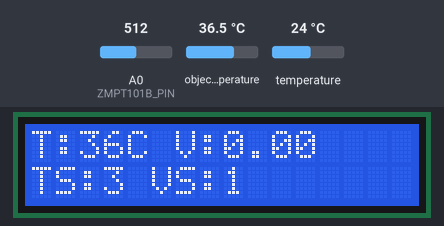
Bench run of a sketch on a simulated ESP8266 (Wemos D1 mini). Shown: 16×2 character LCD. Inputs (shaded band) come from the test bench; at power-on: object temperature 36.5 °C, A0 (ZMPT101B_PIN) = 512, temperature 24 °C. WiFi joins after 1.5 s; servers stay silent unless stated; uploads are accepted with an empty reply; the local clock reads 2024-03-15 10:24:30 at power-on unless the sketch sets it; what the sketch prints to the serial monitor is not drawn.

Above: at 6.8 s.
6.9 s: object temperature set to 20 °C
At 12.8 s:
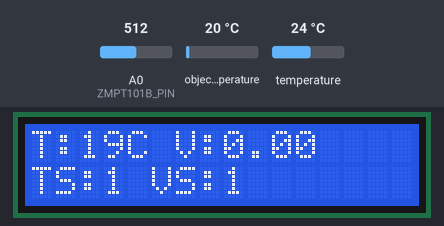
13.9 s: A0 (ZMPT101B_PIN) set to 716
At 19.1 s:
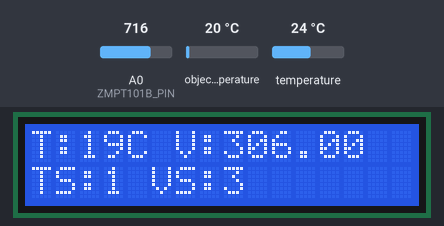
20.2 s: object temperature set to 26 °C
At 25.5 s:
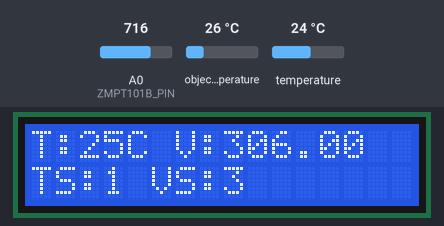
26.4 s: A0 (ZMPT101B_PIN) set to 900
At 31.9 s:
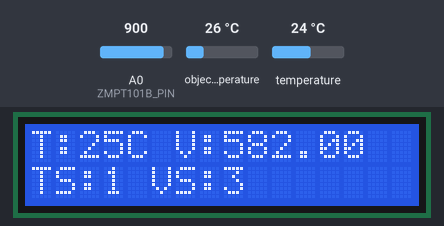
32.7 s: object temperature set to 32 °C
At 38.3 s:
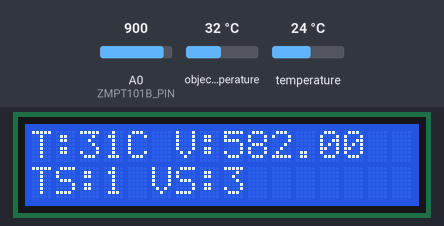
38.9 s: A0 (ZMPT101B_PIN) set to 1010
At 44.7 s:
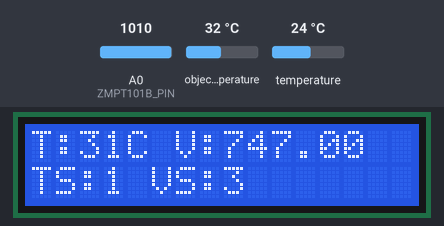
Timing chart, 0 to 46.2 s (numbered marks = the images above; inputs shaded):
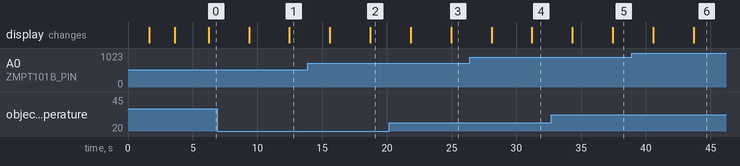

Measured:
- after the input at 6.9 s, the display: first differs from a run without the input after 5.6 s (image 1)
- after the input at 13.9 s, the display: first differs from a run without the input after 4.8 s (image 2)
- after the input at 20.2 s, the display: first differs from a run without the input after 4.8 s (image 3)
- after the input at 26.4 s, the display: first differs from a run without the input after 4.8 s (image 4)
- after the input at 32.7 s, the display: first differs from a run without the input after 4.8 s (image 5)
- after the input at 38.9 s, the display: first differs from a run without the input after 4.8 s (image 6)

The sketch:

monitoring_temperature_dan_voltage_berhasil.ino
```cpp
#include <Wire.h>
#include <LiquidCrystal_I2C.h>
#include <ESP8266WiFi.h>
#include <WiFiClientSecure.h>
#include <Adafruit_MLX90614.h>
#include <math.h>
#include <RTClib.h>

// ZMPT101B sensor pin
#define ZMPT101B_PIN A0 // Connect ZMPT101B OUT pin to A0 (Analog Input) on WeMos D1 R2

// WiFi credentials
const char* ssid = "wifi"; // Your WiFi SSID
const char* password = "kucin123"; // Your WiFi password

// Google Apps Script endpoint
const char* host = "script.google.com";
const int httpsPort = 443;
const char* googleScriptId = "AKfycbzaPuB7GuMhKg0i9idfXV6S8e03FhJfuZVM50COGOgIfPMcbL3-455NkpV6sA9-tCou"; // Replace with your Google Script ID

// SHA1 fingerprint of the certificate
const char* fingerprint = "5A:DA:6A:A7:18:DA:E0:89:56:E6:D0:10:8F:43:AA:03:9F:70:8F:BF";

// Create instances
Adafruit_MLX90614 mlx = Adafruit_MLX90614();
LiquidCrystal_I2C lcd(0x27, 16, 2); // Initialize for 16x2 LCD
WiFiClientSecure client;
RTC_DS1307 rtc;

// Variables for RMS calculation
int decimalPrecision = 2; // decimal places for all values shown in LED Display & Serial Monitor
float voltageSampleRead  = 0; // to read the value of a sample in analog including voltageOffset1
float voltageLastSample  = 0; // to count time for each sample. Technically 1 milli second 1 sample is taken
float voltageSampleSum   = 0; // accumulation of sample readings
float voltageSampleCount = 0; // to count number of sample.
float voltageMean; // to calculate the average value from all samples, in analog values
float RMSVoltageMean; // square root of voltageMean without offset value, in analog value
float FinalRMSVoltage; // final voltage value with offset value

// AC Voltage Offset
float voltageOffset1 = 0.00; // to Offset deviation and accuracy. Offset any fake current when no current operates.
float voltageOffset2 = 0.00; // too offset value due to calculation error from squared and square root

// Variables for display control
unsigned long previousMillis = 0;
const long interval = 2000; // Interval for switching display (2 seconds)
int displayState = 0;

void setup() {
    Serial.begin(9600);

    // Initialize the LCD
    lcd.init();
    lcd.backlight();
    lcd.clear();
    lcd.setCursor(0, 0);
    lcd.print("Monitoring");
    lcd.setCursor(0, 1);
    lcd.print("Suhu & Voltage");

    // Connect to WiFi
    Serial.println();
    Serial.println("Connecting to WiFi...");
    WiFi.begin(ssid, password);

    while (WiFi.status() != WL_CONNECTED) {
        delay(500);
        Serial.print(".");
    }

    Serial.println("");
    Serial.println("WiFi connected");
    Serial.println("IP address: ");
    Serial.println(WiFi.localIP());

    lcd.clear();
    lcd.setCursor(0, 0);
    lcd.print("WiFi Connected");
    lcd.setCursor(0, 1);
    lcd.print("IP:");
    lcd.print(WiFi.localIP());
    delay(2000);
    lcd.clear();

    // Initialize MLX90614 sensor
    if (!mlx.begin()) {
        Serial.println("Error connecting to MLX90614 sensor. Check wiring.");
        while (1);
    }

    // Initialize RTC DS1307
    if (!rtc.begin()) {
        Serial.println("Couldn't find RTC");
        while (1);
    }

    if (!rtc.isrunning()) {
        Serial.println("RTC is NOT running!");
    }

    // Start timer by setting RTC to 0
    rtc.adjust(DateTime(2000, 1, 1, 0, 0, 0));
}

void loop() {
    DateTime now = rtc.now();
    TimeSpan elapsed = now - DateTime(2000, 1, 1, 0, 0, 0); // Calculate elapsed time since timer start
    String elapsedTime = String(elapsed.hours()) + ":" + String(elapsed.minutes()) + ":" + String(elapsed.seconds());

    // Read temperature from MLX90614
    float ambientTemp = mlx.readAmbientTempC();
    float objectTemp = mlx.readObjectTempC();

    int Temperature = (int)objectTemp;

    // Read voltage from ZMPT101B
    readVoltage();

    // Determine status based on temperature and voltage
    int tempStatus = getStatus(Temperature, 33, 35);
    int voltStatus = getStatus(FinalRMSVoltage, 200, 230);

    if (isnan(objectTemp)) {
        Serial.println("Failed to read from MLX90614 sensor!");
        lcd.clear();
        lcd.setCursor(0, 0);
        lcd.print("Sensor Error");
    } else {
        Serial.print("Elapsed Time: ");
        Serial.print(elapsedTime);
        Serial.print("\tTemperature: ");
        Serial.print(Temperature);
        Serial.print(" °C\tVoltage: ");
        Serial.print(FinalRMSVoltage);
        Serial.print(" V\tTemp Status: ");
        Serial.print(tempStatus);
        Serial.print("\tVolt Status: ");
        Serial.println(voltStatus);

        sendData(elapsedTime, Temperature, FinalRMSVoltage, tempStatus, voltStatus);

        // Update display based on the interval
        unsigned long currentMillis = millis();
        if (currentMillis - previousMillis >= interval) {
            previousMillis = currentMillis;
            displayState = (displayState + 1) % 2; // Toggle between 0 and 1

            lcd.clear();
            if (displayState == 0) {
                lcd.setCursor(0, 0);
                lcd.print("Elapsed Time:");
                lcd.setCursor(0, 1);
                lcd.print(elapsedTime);
            } else {
                lcd.setCursor(0, 0);
                lcd.print("T:");
                lcd.print(Temperature);
                lcd.print("C V:");
                lcd.print(FinalRMSVoltage, decimalPrecision);
                lcd.setCursor(0, 1);
                lcd.print("TS:");
                lcd.print(tempStatus);
                lcd.print(" VS:");
                lcd.print(voltStatus);
            }
        }
    }

    delay(500); // Shorter delay to allow for more frequent display updates
}

void readVoltage() {
    for (int i = 0; i < 1000; i++) {
        voltageSampleRead = (analogRead(ZMPT101B_PIN) - 512) + voltageOffset1; // read the sample value including offset value
        voltageSampleSum += sq(voltageSampleRead); // accumulate total analog values for each sample readings
        delayMicroseconds(1000); // delay 1 millisecond between each sample
    }

    voltageMean = voltageSampleSum / 1000; // calculate average value of all sample readings taken
    RMSVoltageMean = (sqrt(voltageMean)) * 1.5; // The value X 1.5 means the ratio towards the module amplification
    FinalRMSVoltage = RMSVoltageMean + voltageOffset2; // this is the final RMS voltage

    if (RMSVoltageMean <= 75.00) { // to ensure no ghost value, set a threshold to detect no voltage
        FinalRMSVoltage = 0.00;
    }

    voltageSampleSum = 0; // to reset accumulate sample values for the next cycle
}

int getStatus(float value, float min, float max) {
    if (value < min) {
        return 1; // Low
    } else if (value > max) {
        return 3; // High
    } else {
        return 2; // Normal
    }
}

void sendData(String elapsedTime, int Temperature, float Voltage, int tempStatus, int voltStatus) {
    Serial.print("Connecting to ");
    Serial.println(host);

    client.setFingerprint(fingerprint); // Use setFingerprint instead of verify

    if (!client.connect(host, httpsPort)) {
        Serial.println("Connection failed");
        return;
    }

    String string_Temperature = String(Temperature, DEC);
    String string_Voltage = String(Voltage, decimalPrecision);
    String string_tempStatus = String(tempStatus, DEC);
    String string_voltStatus = String(voltStatus, DEC);
    String url = "/macros/s/" + String(googleScriptId) + "/exec?Timestamp=" + elapsedTime + "&Temperature=" + string_Temperature + "&Voltage=" + string_Voltage + "&TempStatus=" + string_tempStatus + "&VoltStatus=" + string_voltStatus;

    Serial.print("Requesting URL: ");
    Serial.println(url);

    client.print(String("GET ") + url + " HTTP/1.1\r\n" +
                 "Host: " + host + "\r\n" +
                 "User-Agent: BuildFailureDetectorESP8266\r\n" +
                 "Connection: close\r\n\r\n");

    Serial.println("Request sent");

    while (client.connected()) {
        String line = client.readStringUntil('\n');
        if (line == "\r") {
            Serial.println("Headers received");
            break;
        }
    }

    String line = client.readStringUntil('\n');
    if (line.startsWith("{\"state\":\"success\"")) {
        Serial.println("ESP8266/Arduino CI successful!");
    } else {
        Serial.println("ESP8266/Arduino CI has failed");
    }
    Serial.println("Reply was:");
    Serial.println("==========");
    Serial.println(line);
    Serial.println("==========");
    Serial.println("Closing connection");
}
```
